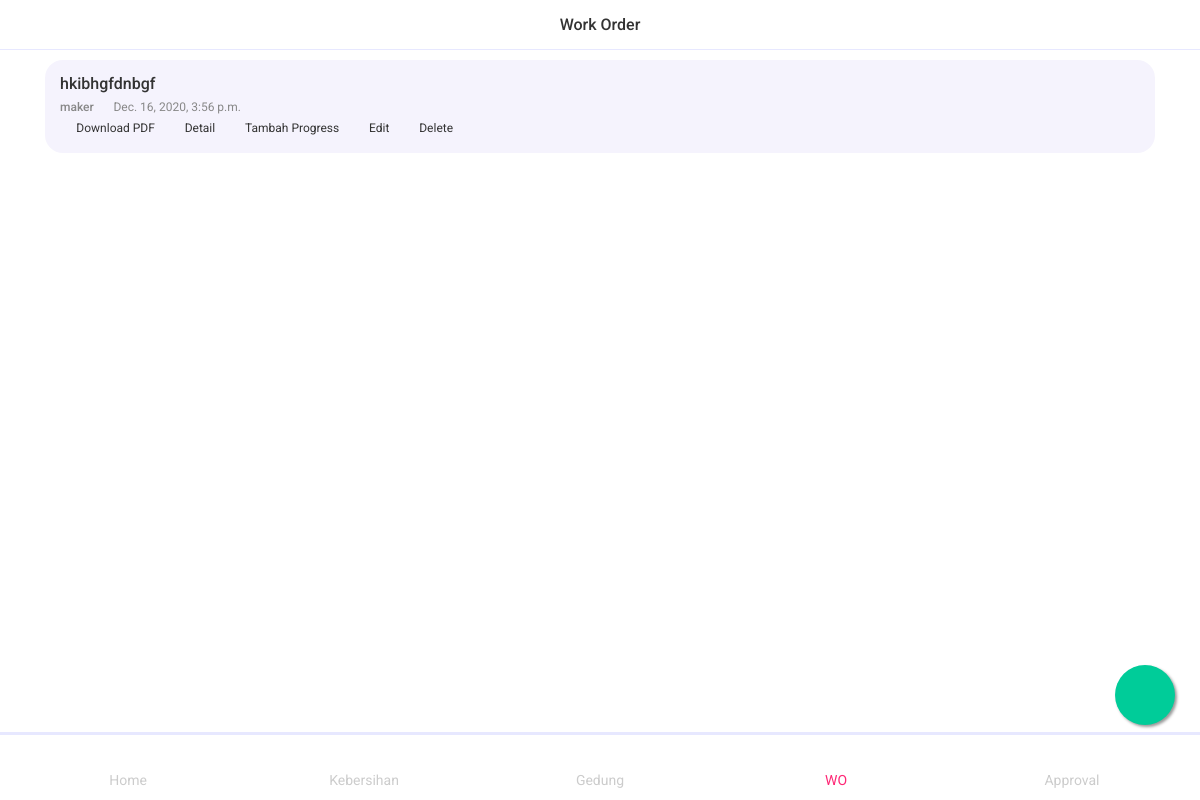
Before: /workorder/ (signed in) with the older database file.
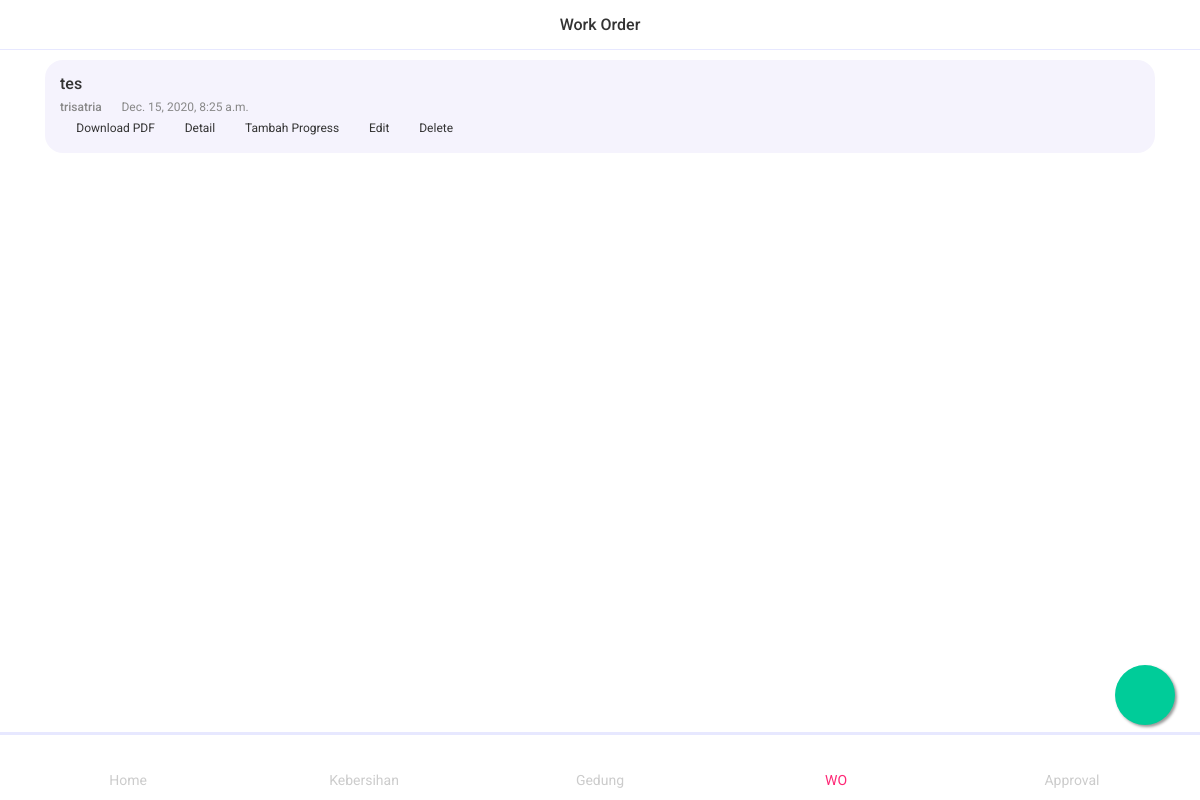
After: the same page with the newer database file.
### workorder/models.py (models this page shows, shortened)
class wo_description(models.Model):
    area_choice = (
        ('Lt.UG', 'Lt.UG'),
        ('Lt.1', 'Lt.1'),
        ('Lt.2', 'Lt.2'),
        ('Lt.3', 'Lt.3'),
        ('Lt.4', 'Lt.4'),
        ('Lt.5', 'Lt.5'),
        ('Lt.6', 'Lt.6'),
        ('Lt.7', 'Lt.7'),
        ('Lt.8', 'Lt.8'),
        ('Lt.9', 'Lt.9'),
    )
    category_service = (
        ('Mechanical', 'Mechanical'),
        ('Electrical', 'Electrical'),
        ('Security', 'Security'),
        ('Cleaning', 'Cleaning'),
        ('Sivil/Architectur', 'Sivil/Architectur'),
        ('Electronics', 'Electronics'),
        ('Others', 'Others'),
    )
    last_update = models.DateTimeField(
        _("Last Update"), name="lastUpdate", auto_now=True, auto_now_add=False)
    create_at = models.DateTimeField(
        _("Create At"), name="createAt", auto_now=False, auto_now_add=True)
    is_delete = models.BooleanField(
        _("Is Delete"), name="isDelete", null=True, blank=True, default=False)
    woUser = models.ForeignKey(User, verbose_name=_("WO User"), name="woUser", on_delete=models.PROTECT,
                               null=True, blank=True, limit_choices_to={'groups__name': 'maker'})
    division = models.CharField(
        _("Division"), max_length=10, null=True, blank=True, default="OSP")
    area = MultiSelectField(
        _("Area"), name='area', choices=area_choice, null=True, blank=True)
    categoryService = MultiSelectField(_("Category Service"), name='categoryService',
                                       choices=category_service, null=True, blank=True)
    csOthers = models.CharField(_("Category Service Others"), name='csOthers',
                                max_length=20, null=True, blank=True, default='')
    description = models.TextField(
        _("Description"), null=True, blank=True, max_length=1000, name="description")
    descriptionDay = models.ForeignKey(wo_day, verbose_name=_(
        "Description Day"), related_name="descriptionDay", on_delete=models.PROTECT, null=True, blank=True)
    class Meta:
        verbose_name = _("description")
        verbose_name_plural = _("descriptions")

### user/models.py (models this page shows, shortened)
class User(AbstractUser):
    username = models.CharField(
        max_length=50, unique=True)
    email = models.EmailField(_('email address'))
    phone = models.IntegerField(
        _('phone number'), unique=True, blank=True, null=True)
    objects = UserManager()
    qr_code = models.ImageField(
        upload_to='qr_code', blank=True, null=True, unique=True)

### workorder/views.py (the view)
# urls.py: path('', wo_home, name='wo_home'),
@login_required(login_url='user_login')
def wo_home(request):
    days = wo_day.objects.filter(isDelete=False).order_by('-createAt')
    descriptions = wo_description.objects.filter(isDelete=False)
    context = {
        'dayCount': days.count(),
        'days': days,
        'descriptions': descriptions,
        'title': 'Work Order',
    }
    return render(request, 'workorder/wo_home.html', context)

### templates/workorder/wo_home.html (shortened to what this page needs)
{% extends "base.html" %}{% load static %}
{% block navbar %}
<div class="title">{{title}}</div>
{% endblock navbar %}
{% block page_wrapper %}
<div class="container">
    {% if dayCount == 0 %}
    <div class="separator-large"></div>
    <div class="maintenance">
        <div class="container">
            <img src="{% static 'images/maintenance.png' %}" height="300" width="300" alt="">
            <h5 class="mb-5" style="color: red;"><strong>Work Order Not Found</strong></h5>
        </div>
    </div>
    {% else %}
    {% for day in days %}
    {% for description in descriptions %}
    {% if description.descriptionDay.id == day.id %}
    <div class="card bg-lightblue card-forum">
        <div class="card-body">
            <div class="card-avatar-image">
                <div class="text">
                    <h6 class="card-title">{{description.description}}</h6>
                    <span class="title-name">{{description.woUser}}</span>
                    <span class="date"><i class="icon ion-ios-square"></i>{{description.createAt}}</span>
                </div>
            </div>
            <div class="forum-action">
                <ul>
                    <li><a href="{% url 'wo_work_download_pdf' day.id %}"><i class="icon ion-ios-download"></i>Download
                            PDF</a></li>
                    <li><a href="{% url 'wo_work_detail'  day.id %}"><i class="icon ion-ios-list"></i>Detail</a></li>
                    <li><a href="{% url 'wo_progress_add' day.id %}"><i
                                class="icon ion-ios-add-circle-outline"></i>Tambah Progress</a></li>
                    <li><a href="{% url 'wo_work_edit' day.id %}"><i class="icon ion-ios-arrow-dropup"></i>Edit</a></li>
                    <li><a href="{% url 'wo_work_delete' day.id %}"><i class="icon ion-ios-trash"></i>Delete</a></li>
                </ul>
            </div>
        </div>
    </div>
    <div class="separator-medium"></div>
    {% endif %}
    {% endfor %}
    {% endfor %}
    {% endif %}
</div>
<div class="button-default">
    <a href="{% url 'wo_work_add' %}" class="float"><i class="icon ion-ios-add my-float"></i></a>
</div>
{% endblock page_wrapper %}
{% block toolbar_bottom %}
<ul class="toolbar-bottom toolbar-wrap">
    <li class="toolbar-item">
        <a href="{% url 'user_home' %}" class="toolbar-link">
            <i class=" icon ion-ios-home"></i>
            <p>Home</p>
        </a>
    </li>
    <li class="toolbar-item">
        <a href="{% url 'cln_home' %}" class="toolbar-link">
            <i class="icon ion-ios-brush"></i>
            <p>Kebersihan</p>
        </a>
    </li>
    <li class="toolbar-item">
        <a href="{% url 'mendc_home' %}" class="toolbar-link">
            <i class="icon ion-ios-build"></i>
            <p>Gedung</p>
        </a>
    </li>
    <li class="toolbar-item">
        <a href="{% url 'wo_home' %}" class="toolbar-link toolbar-link-active">
            <i class="icon ion-ios-stopwatch"></i>
            <p>WO</p>
        </a>
    </li>
    <li class="toolbar-item">
        <a href="{% url 'user_profile_notification' user.username %}" class="toolbar-link">
            <i class="icon ion-ios-warning"></i>
            <p>Approval</p>
        </a>
    </li>
</ul>
{% endblock toolbar_bottom %}

Changed rows visible on the page:
removed wo_description: description "hkibhgfdnbgf", woUser "maker", createAt "Dec. 16, 2020, 3:56 p.m."
added wo_description: description "tes", woUser "trisatria", createAt "Dec. 15, 2020, 8:25 a.m."
